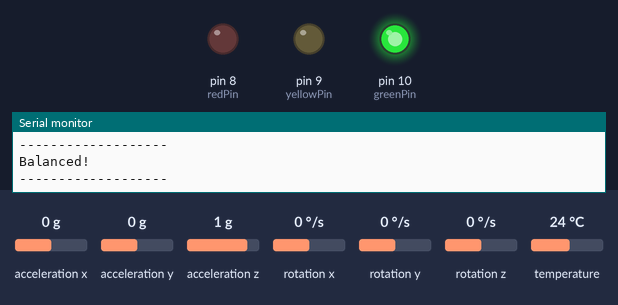
A sketch run on a simulated Arduino Uno, built with avr-gcc and run on an emulated ATmega328P. Shown: output pins drawn as LEDs (lit = HIGH), the last lines printed to the serial monitor. Inputs (shaded band) come from the test bench; at power-on: acceleration x 0 g, acceleration y 0 g, acceleration z 1 g, rotation x 0 °/s, rotation y 0 °/s, rotation z 0 °/s, temperature 24 °C.

Above: at 1.3 s.
1.4 s: acceleration x set to -1.4 g
At 2.0 s:
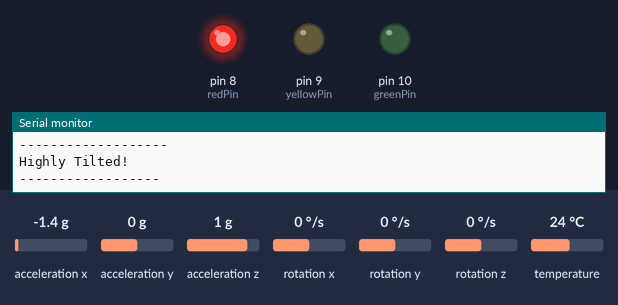
3.0 s: acceleration x set to -0.4 g
4.5 s: acceleration x set to -0.1 g
At 4.9 s:
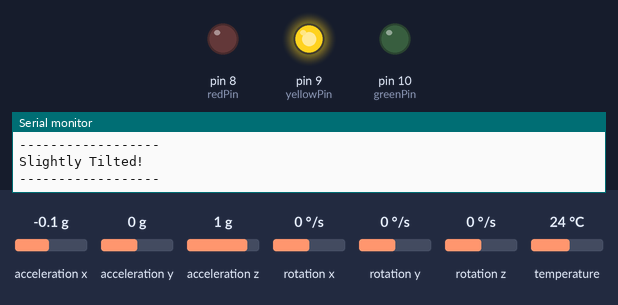
6.0 s: acceleration x set to -0.8 g
At 6.3 s:
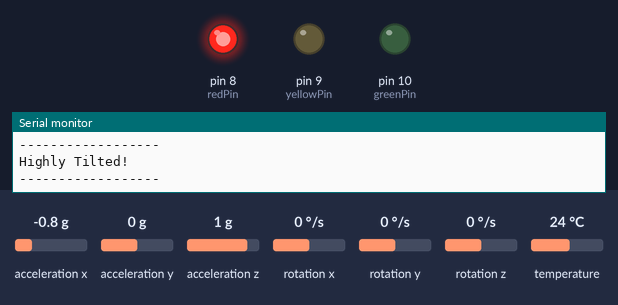
Timing chart, 0 to 8.5 s (numbered marks = the images above; inputs shaded):
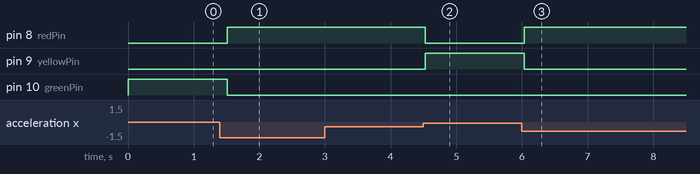

Measured:
- the behaviour switches between -0.3 and -0.2 g on acceleration x (found by bisection; images 1 and 2)
- after the input at 1.4 s, pin 8 (redPin): LOW → HIGH after 0.11 s; pin 10 (greenPin): HIGH → LOW after 0.11 s
- after the input at 4.5 s, pin 8 (redPin): HIGH → LOW at once; pin 9 (yellowPin): LOW → HIGH at once
- after the input at 6.0 s, pin 8 (redPin): LOW → HIGH at once; pin 9 (yellowPin): HIGH → LOW at once

The sketch:

arduino_project_MPU6050_tilt_indicator.ino
```cpp
#include<Adafruit_MPU6050.h>

Adafruit_MPU6050 mpu;
int address = 0x68;

int redPin = 8;
int yellowPin = 9;
int greenPin = 10;

int dt = 500;

void setup() {

  Serial.begin(9600);
  if(!mpu.begin(address)){
    Serial.println("MPU-6050 not detected!!!");
  }

  pinMode(redPin, OUTPUT);
  pinMode(yellowPin, OUTPUT);
  pinMode(greenPin, OUTPUT);

}

void loop() {

  sensors_event_t a, g, temp;
  mpu.getEvent(&a, &g, &temp);

  float tiltX = abs(a.acceleration.x);
  float tiltY = abs(a.acceleration.y);

  if(tiltX < 0.5 && tiltY < 0.5){

    Serial.println("Balanced!");
    Serial.println("-------------------");
    digitalWrite(greenPin, HIGH);
    digitalWrite(redPin, LOW);
    digitalWrite(yellowPin, LOW);

  }
  else if(tiltX < 2.5 && tiltY < 2.5){

    Serial.println("Slightly Tilted!");
    Serial.println("------------------");
    digitalWrite(greenPin, LOW);
    digitalWrite(redPin, LOW);
    digitalWrite(yellowPin, HIGH);

  }
  else{

    Serial.println("Highly Tilted!");
    Serial.println("------------------");
    digitalWrite(greenPin, LOW);
    digitalWrite(redPin, HIGH);
    digitalWrite(yellowPin, LOW);

  }

  delay(dt);
}
```
